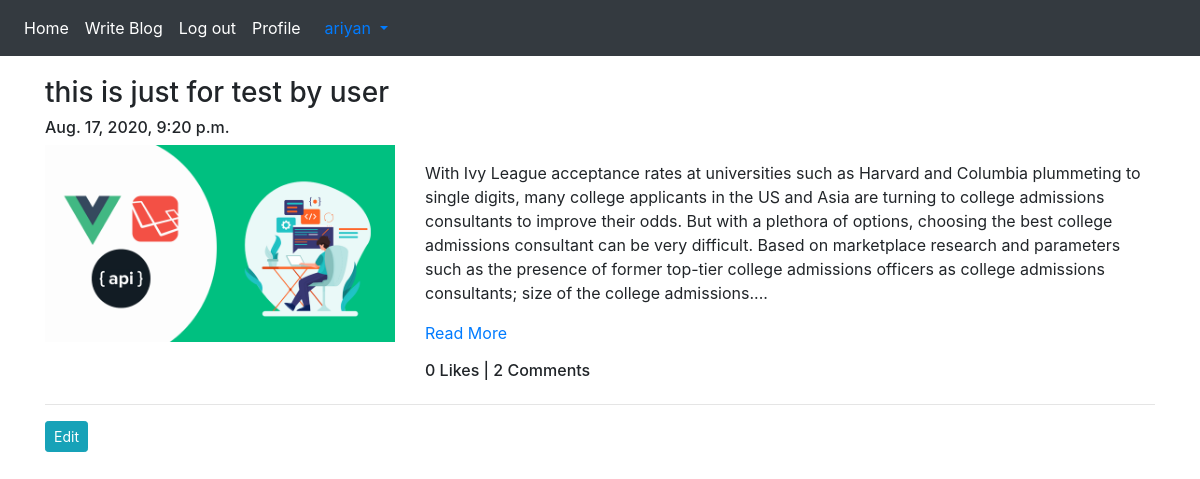
/blog/my-blog (signed in), run on the app's committed database.
### App_Blog/models.py (models this page shows, shortened)
class Blog(models.Model):
    author = models.ForeignKey(User, on_delete=models.CASCADE, related_name='post_author')
    blog_title = models.CharField(max_length=264, verbose_name="Put a Title")
    slug = models.SlugField(max_length=264, unique=True)
    blog_content = models.TextField(verbose_name="What is on your mind?")
    blog_image = models.ImageField(upload_to='blog_images', verbose_name="Blog Image")
    publish_date = models.DateTimeField(auto_now_add=True)
    update_date = models.DateTimeField(auto_now=True)
    class Meta:
        ordering = ['-publish_date']

### App_Blog/views.py (the view)
# urls.py: path('my-blog', views.MyBlogs.as_view(), name='My_blogs'),
class MyBlogs(LoginRequiredMixin,TemplateView):
    template_name = 'App_Blog/my_blogs.html'

### App_Blog/templatetags/custom_filters.py (called while the page is built)
def range_filter(value):
    return value[0:500] + "...."

### templates/App_Blog/my_blogs.html (shortened to what this page needs)
{% extends 'base.html' %}
{% load custom_filters %}
{% block body_block %}
  {% for blog in user.post_author.all %}
<h3>{{ blog.blog_title }}</h3>
<h6>{{ blog.publish_date }}</h6>
<div class="row">
  <div class="col-sm-4">
    <img src="/media/{{blog.blog_image}}" width="100%">
  </div>
  <div class="col-sm-8">
    <p>{{ blog.blog_content|range_filter|linebreaks }}
       <a href="{% url 'App_Blog:blog_details' slug=blog.slug %}">Read More</a>
    </p>
    <h6>{{ blog.liked_blog.count }} Likes | {{ blog.blog_comment.count }} Comments</h6>
  </div>
</div>
<hr>
<a href="{% url 'App_Blog:edit_blog' pk=blog.pk %}" class="btn btn-info btn-sm">Edit</a>
  {% endfor %}
{% endblock %}

### templates/base.html (shortened to what this page needs)
<!doctype html>
<html lang="en">
  <head>
    <link rel="stylesheet" href="https://stackpath.bootstrapcdn.com/bootstrap/4.5.2/css/bootstrap.min.css">
<link rel="stylesheet" href="https://maxcdn.bootstrapcdn.com/font-awesome/4.6.3/css/font-awesome.min.css">
  </head>
  <body>
    <nav class="navbar navbar-expand-sm bg-dark navbar-dark">
        <ul class="navbar-nav">
          <li class="nav-item active">
            <a class="nav-link" href="{% url 'index' %}">Home</a>
          </li>
          {% if user.is_authenticated %}
          <li class="nav-item active">
            <a class="nav-link" href="{% url 'App_Blog:create_blog' %}">Write Blog</a>
          </li>
          <li class="nav-item active">
            <a class="nav-link" href="{% url 'App_Login:logout' %}">Log out</a>
          </li>
          <li class="nav-item active">
            <a class="nav-link" href="{% url 'App_Login:profile' %}">Profile</a>
          </li>
          {% endif %}
        </ul>
        {% if user.is_authenticated %}
        <div class="nav-item dropdown">
          <a class="nav-link dropdown-toggle" href="#" id="navbardrop" data-toggle = "dropdown">
            {{user.username}}
            </a>
          </div>
          {% endif %}
        </nav>
        <div class="container" style = "padding-top: 20px">
      {% block body_block %}
      {% endblock %}
      </div>
  </body>
</html>

### data on the page
Blog: blog_title "this is just for test by user", publish_date "Aug. 17, 2020, 9:20 p.m.", blog_image (picture), blog_content|range_filter "With Ivy League acceptance rates at universities such as Harvard and Columbia plummeting to single digits, many college applicants in the US and Asia are turning to college admissions consultants to improve their odds. But with a plethora of options, choosing the best college admissions consultant can be very difficult. Based on marketplace research and parameters such as the presence of former top-tier college admissions officers as college admissions consultants; size of the college admissions....", liked_blog.count "0", blog_comment.count "2"

### other printed values
{{ user.username }} "ariyan"
